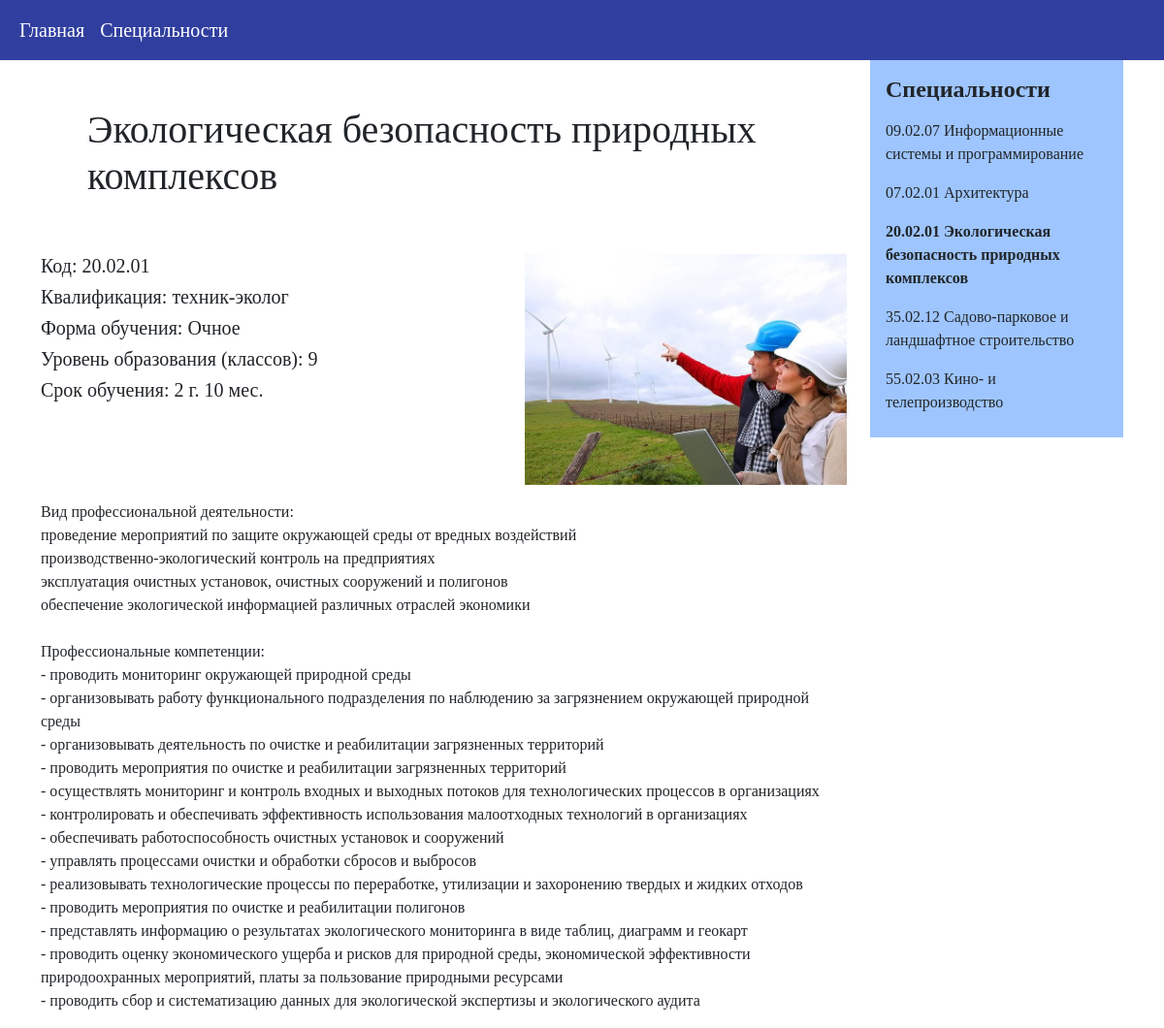
Page /3 on the committed database.
### main/models.py (models this page shows, shortened)
class Specialty(models.Model):
    title = models.CharField('Название', max_length=100)
    code = models.CharField('Код', max_length=20)
    qualification = models.CharField('Квалификация', max_length=100)
    description = models.TextField('Описание')
    form_of_education = models.CharField('Форма обучения', max_length=20)
    education_level = models.CharField('Уровень образования', max_length=20)
    period_of_study = models.CharField('Срок обучения', max_length=20)
    image_main = models.ImageField('Главная картинка', blank=True, null=True, upload_to='images')
    image_description = models.ImageField('Картинка в описании', blank=True, null=True, upload_to='images')
    class Meta:
        verbose_name = 'Специальность'
        verbose_name_plural = 'Специальности'

### main/views.py (the view)
# urls.py: path('<int:pk>', views.SpecialtyDetailView.as_view(), name='specialty-detail')
class SpecialtyDetailView(DetailView):
    model = Specialty
    template_name = 'main/specialty_detail.html'
    context_object_name = 'specialty'
    extra_context = {'specialities': Specialty.objects.all()}

### main/templates/main/specialty_detail.html (shortened to what this page needs)
{% extends 'main/layout.html' %}
{% block content %}
<div class="features">
    <div class="row">
        <div class="col-sm-9">
            <h1 class="p-5">{{ specialty.title }}</h1>
            <div class="row">
                <div class="col-sm-7">
                    <h5>Код: {{ specialty.code }}</h5>
                    <h5>Квалификация: {{ specialty.qualification }} </h5>
                    <h5>Форма обучения: {{ specialty.form_of_education }} </h5>
                    <h5>Уровень образования (классов): {{ specialty.education_level }} </h5>
                    <h5>Срок обучения: {{ specialty.period_of_study }} </h5>
                </div>
                <div class="col-sm-5">
                    <img src="{{ specialty.image_description.url }}" class="card-img-top">
                </div>
            </div>
            <p>{{ specialty.description|linebreaks }}</p>
        </div>
        <div class="col-sm-3">
            <div class="p-3 bg-secondary-ppk">
                <h4 class="fw-bold">Специальности</h4>
                <ul class="navbar-nav me-auto mb-2 mb-lg-0">
                    {% for spec in specialities %}
                    <li class="nav-item">
                        <a class="nav-link {% if specialty.id == spec.id %}fw-bold{% endif %}" href="{% url 'specialty-detail' spec.id %}">{{ spec.code }} {{ spec.title }}</a>
                    </li>
                    {% endfor %}
                </ul>
            </div>
        </div>
    </div>
</div>
{% endblock %}

### main/static/main/css/style.css (style rules this page uses)
body { font-family: ukAntique }

### main/static/main/css/ppk_style.css (style rules this page uses)
.bg-secondary-ppk { background-color: #9ec5fe }

### rows in the picture
Specialty: title "Экологическая безопасность природных комплексов", code "20.02.01", qualification "техник-эколог", form_of_education "Очное", education_level "9", period_of_study "2 г. 10 мес.", image_description (picture), description "Вид профессиональной деятельности: проведение мероприятий по защите окружающей среды от вредных воздействий производственно-экологический контроль на предприятиях эксплуатация очистных установок, очистных сооружений и полигонов обеспечение экологической информацией различных отраслей экономики Профессиональные компетенции: - проводить мониторинг окружающей природной среды - организовывать работу функционального подразделения по наблюдению за загрязнением окружающей природной среды - организовывать деятельность по очистке и реабилитации загрязненных территорий - проводить мероприятия по очистке и реабилитации загрязненных территорий - осуществлять мониторинг и контроль входных и выходных…"
Specialty: code "09.02.07", title "Информационные системы и программирование"
Specialty: code "07.02.01", title "Архитектура"
Specialty: code "35.02.12", title "Садово-парковое и ландшафтное строительство"
Specialty: code "55.02.03", title "Кино- и телепроизводство"
